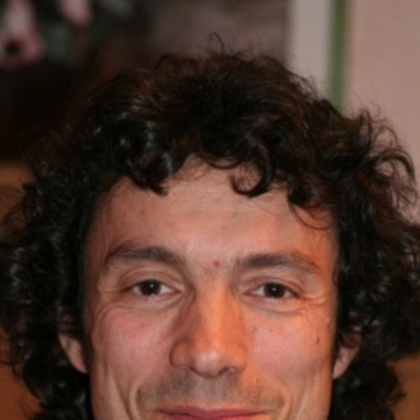
%> input picture Filters/Stephane_Bres.jpg, 420 x 420 px, shrunk from 512 x 512 before the run
$ octave --eval "Grenier;"   (GNU Octave 9; MATLAB toolbox functions it lacks are replaced by stand-ins)
%> lines starting %> are read from the running program, lines starting %| are printed output that depends on the picture; in (x1, y1, x2, y2) boxes, pixels count from 0 and x2, y2 are one past the last pixel; in counts of white or black regions, pixels touching at a corner belong together; the program's own positions count from 1
function Grenier(  )
    close all;

    im=rgb2gray(imread('Stephane_Bres.jpg'));
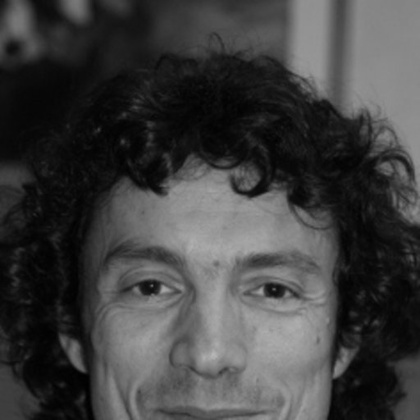
%> im: size 420x420 uint8; min 1, max 183, mean 64.2
    [l,c,~]=size(im);
%> l = 420; c = 420

    %creation d'un mapping couleur linéaire sur chaque flux RGB
    map=([0:255]'/255)*[1 1 1];

    %histogramme
    histo = zeros(1,256);
    for L=1:l
        for C=1:c
            histo(im(L,C)+1)=histo(im(L,C)+1)+1;
        end
    end
%> after the loop, histo = 256 values, max 4435 at index 10, min 0 at index 1, mean 689.1
    figure(2)
    plot(histo)
%> figure, not shown here; curve peaks at x = 10, y = 4435

    %négatif
    neg = 255 - im;
    figure(3)
    image(neg)
    colormap(map)

    %seuillage
    seuil=50;
    imseuil=zeros(l,c);
    for L=1:l
        for C=1:c
            if im(L,C)>seuil
                imseuil(L,C)=255;
            end
        end
    end
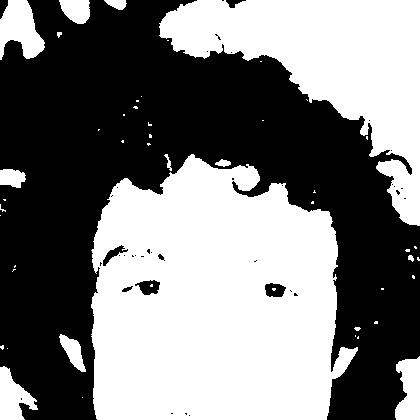
%> imseuil: size 420x420 double; 49.2% white; 48 white regions (34 under 20 px), largest, box (x1, y1, x2, y2) and area: (91, 154, 358, 420) 55856, (159, 0, 420, 226) 24767, (0, 0, 45, 60) 1716
    figure(4)
    image(imseuil)
    colormap(map)

    %recadrage
     im=double(im);
%> im: size 420x420 double
     imrec = zeros(l,c);
     maxi = max(max(im))
%> maxi = 183
     mini=min(min(im))
%> mini = 1
     imrec=round((im-mini)/(maxi-mini)*255);
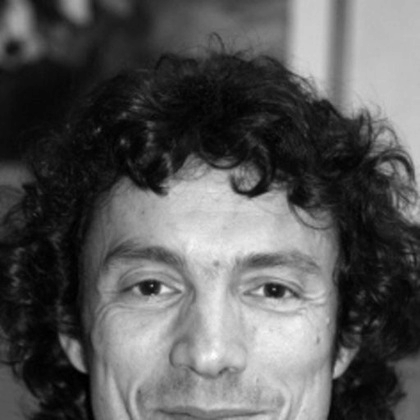
%> imrec: size 420x420 double; min 0, max 255, mean 88.6

    figure(5)
    image(imrec)
    colormap(map)

    %histogramme de l'image recadrée
    histo2 = zeros(1,256);
    for L=1:l
        for C=1:c
            histo2(imrec(L,C)+1)=histo2(imrec(L,C)+1)+1;
        end
    end
%> after the loop, histo2 = 256 values, max 4435 at index 12, min 0 at index 3, mean 689.1
    figure(6)
    plot(histo2)
%> figure, not shown here; curve peaks at x = 12, y = 4435

    %histo cumulé
    hcum = zeros(1,256);
    hcum(1)=histo(1);
    for n=2:256
            hcum(n)=hcum(n-1)+histo(n);
    end
%> after the loop, hcum = 256 values from 0 to 176400

    hcum = (hcum /(l*c)) * 255;
%> hcum = 256 values from 0 to 255
    figure(7)
    plot(hcum)
%> figure, not shown here; curve peaks at x = 184, y = 255

    %égalisation
    imegal=zeros(l,c);
    for L=1:l
        for C=1:c
            imegal(L,C)=hcum((im(L,C)+1));
        end
    end
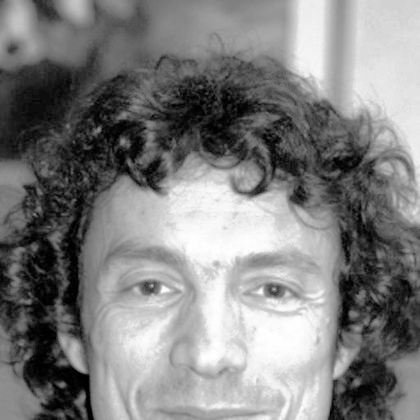
%> imegal: size 420x420 double; min 0.0853, max 255, mean 128.8
    figure(8)
    image(imegal)
    colormap(map)

    %histo égalisé dafuq ?
    histo3 = zeros(1,256);
    for L=1:l
        for C=1:c
            histo3(round(imegal(L,C)+1)) = histo3(round(imegal(L,C)+1))+1;
        end
    end
%> after the loop, histo3 = 256 values, max 4435 at index 27, min 0 at index 3, mean 689.1

    figure(9)
    plot(histo3)
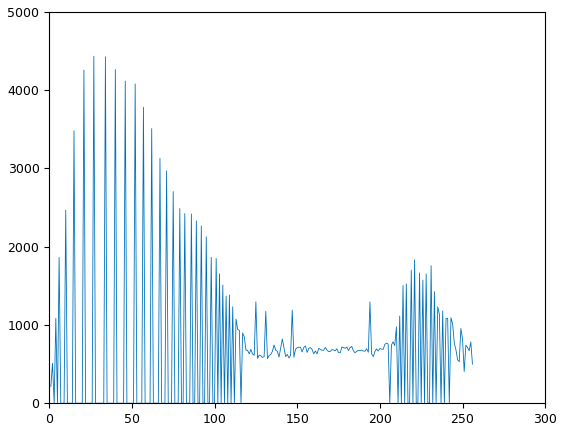
%> figure redrawn from the program's plot data; curve peaks at x = 27, y = 4435


    %contraste
    K = 2;
    moy = mean(mean(im));
%> moy = 64.23
    imcontr = K*(im-moy) + moy;

    for L=1:l
        for C=1:c
            if(imcontr(L,C) < 0)
                imcontr(L,C)=0;
            end
            if(imcontr(L,C) > 255)
                imcontr(L,C)=255;
            end

        end
    end
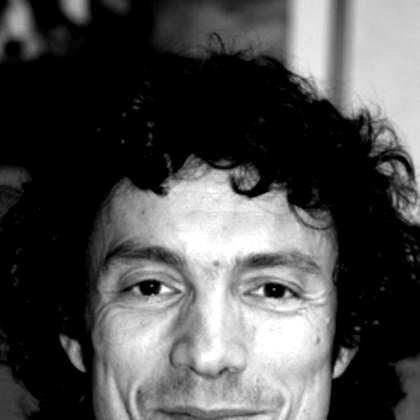
%> imcontr: size 420x420 double; min 0, max 255, mean 78.5

    figure(10)
    image(imcontr)
    colormap(map)

    %Convolution
    imconv = zeros(l,c);
    mask=[0 1 0;1 -4 1;0 1 0];
    W=1;
    offset = 128;
    for L=2:l-1
        for C=2:c-1
            imconv(L,C)=offset + sum(sum(im(L-1:L+1,C-1:C+1).*mask))/W;
        end
    end
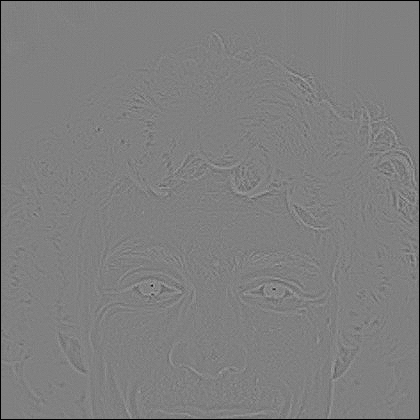
%> imconv: size 420x420 double; min 0, max 169, mean 126.8

    for L=1:l
        for C=1:c
            if(imconv(L,C) < 0)
                imconv(L,C)=0;
            end
            if(imconv(L,C) > 255)
                imconv(L,C)=255;
            end

        end
    end

    figure(13)
    image(imconv)
    colormap(map)


     %Dilatation
    imdil = zeros(l,c);
    mask=[0 1 0;1 1 1;0 1 0];
    for L=2:l-1
        for C=2:c-1
            imdil(L,C)=max(max(im(L-1:L+1,C-1:C+1).*mask));
        end
    end

    figure(14)
    image(imdil)
    colormap(map)

end

$ run again, with Filters/grenier.png saved as Filters/Stephane_Bres.jpg
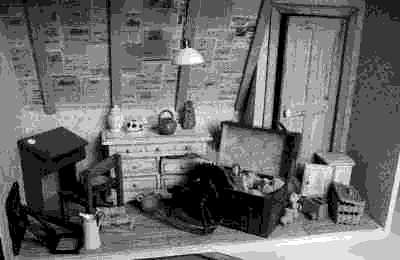
%> input picture Filters/grenier.png, 400 x 260 px
%> after the loop in Grenier, `for L=1:l`: histo = 256 values, max 17480 at index 6, min 0 at index 11, mean 406.2
%> maxi = 9
%> mini = 0
%> after the loop in Grenier, `for L=1:l`: histo2 = 256 values, max 17480 at index 143, min 0 at index 2, mean 406.2
%> after the loop in Grenier, `for n=2:256`: hcum = 256 values from 8048 to 104000
%> in Grenier, `hcum = (hcum /(l*c)) * 255;`: hcum = 256 values from 19.73 to 255
%> after the loop in Grenier, `for L=1:l`:
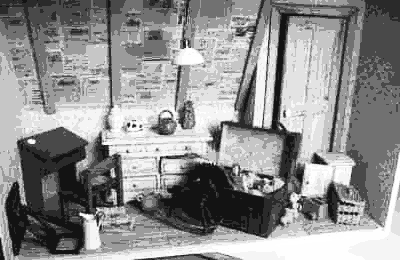
%> imegal: size 260x400 double; min 19.73, max 255, mean 143.8
%> after the loop in Grenier, `for L=1:l`: histo3 = 256 values, max 17480 at index 199, min 0 at index 1, mean 406.2
%> moy = 3.79
%> after the loop in Grenier, `for L=2:l-1`:
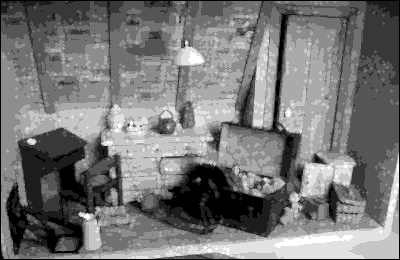
%> imdil: size 260x400 double; min 0, max 9, mean 4.2; drawn with min black and max white

$ run again, with Filters/imtest01.png saved as Filters/Stephane_Bres.jpg
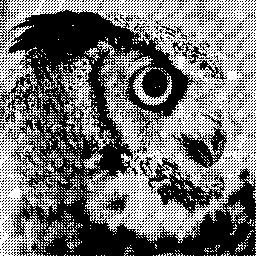
%> input picture Filters/imtest01.png, 256 x 256 px
%> after the loop in Grenier, `for L=1:l`: histo = 256 values, max 24514 at index 1, min 0 at index 10, mean 256
%> maxi = 255
%> mini = 0
%> after the loop in Grenier, `for L=1:l`: histo2 has the same summary as histo
%> after the loop in Grenier, `for n=2:256`: hcum = 256 values from 24514 to 65536
%> in Grenier, `hcum = (hcum /(l*c)) * 255;`: hcum = 256 values from 95.38 to 255
%> after the loop in Grenier, `for L=1:l`:
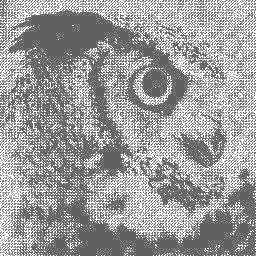
%> imegal: size 256x256 double; min 95.38, max 255, mean 157.6
%> after the loop in Grenier, `for L=1:l`: histo3 = 256 values, max 24514 at index 96, min 0 at index 1, mean 256
%> moy = 113.1
%> after the loop in Grenier, `for L=2:l-1`:
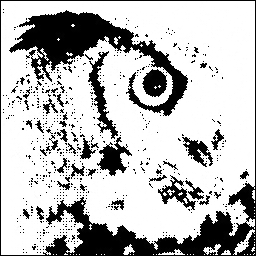
%> imdil: size 256x256 double; min 0, max 255, mean 188.4
